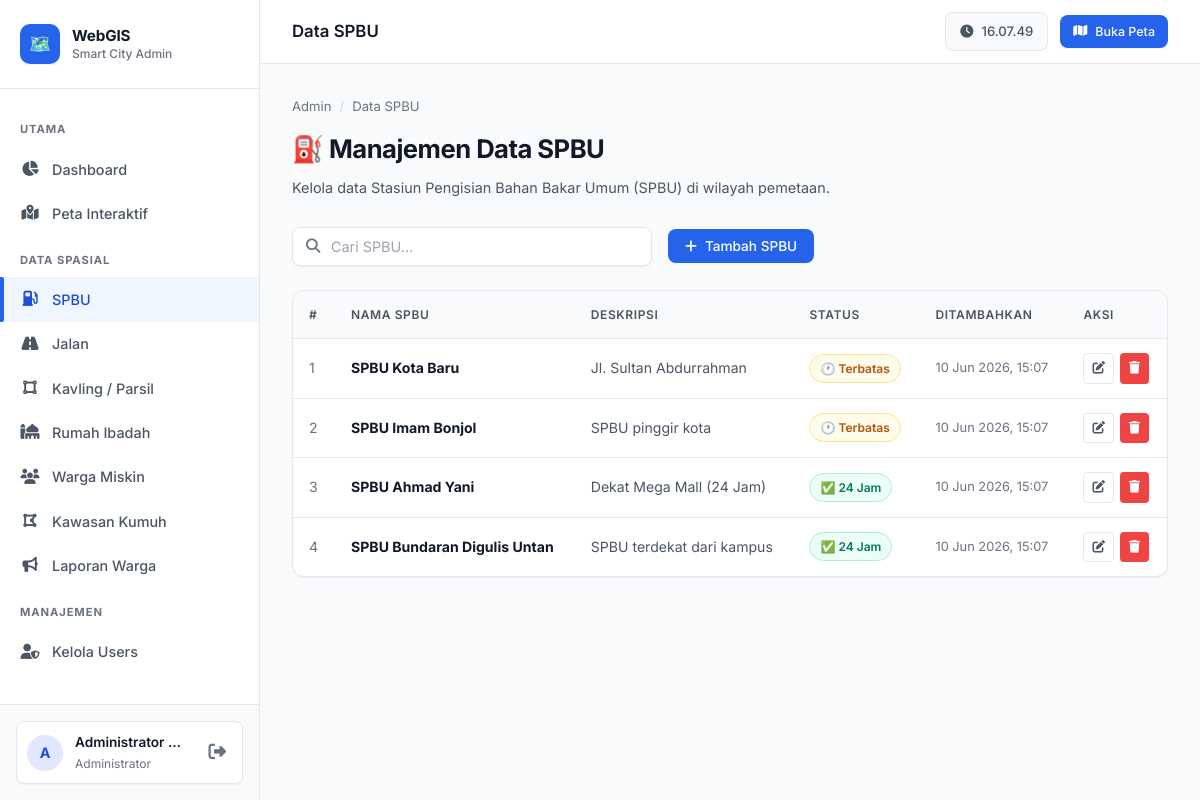
The app's page /project_final/admin/data_spbu.php (signed in) with its own data.
### tables this page shows
CREATE TABLE spbu (
    id INT AUTO_INCREMENT PRIMARY KEY,
    nama VARCHAR(100) NOT NULL,
    deskripsi TEXT,
    buka_24_jam TINYINT(1) NOT NULL DEFAULT 0,
    geom GEOMETRY NOT NULL,
    created_at TIMESTAMP NOT NULL DEFAULT CURRENT_TIMESTAMP,
    SPATIAL INDEX idx_spbu_geom (geom)
);

### project_final/admin/data_spbu.php (the view, shortened to what this page needs)
<?php
$pdo = Database::getConnection();
$rows = $pdo->query("SELECT id, nama, deskripsi, buka_24_jam, created_at FROM spbu ORDER BY id DESC")->fetchAll();
$extraHead = '<link rel="stylesheet" href="https://unpkg.com/leaflet@1.9.4/dist/leaflet.css">';
require_once __DIR__ . '/partials/header.php';
?>
<div class="page-header">
    <div class="breadcrumb"><span>Admin</span><span class="sep">/</span><span>Data SPBU</span></div>
    <h1>⛽ Manajemen Data SPBU</h1>
    <p>Kelola data Stasiun Pengisian Bahan Bakar Umum (SPBU) di wilayah pemetaan.</p>
</div>
<div class="page-toolbar">
    <div class="search-box">
        <i class="fas fa-search search-icon"></i>
        <input type="text" id="searchInput" placeholder="Cari SPBU..." oninput="filterTable('searchInput','spbuTable')">
    </div>
    <button class="btn btn-primary" onclick="openModal('modalTambah')">
        <i class="fas fa-plus"></i> Tambah SPBU
    </button>
</div>
<div class="table-wrap">
<table class="data-table" id="spbuTable">
    <thead><tr>
        <th>#</th><th>Nama SPBU</th><th>Deskripsi</th><th>Status</th><th>Ditambahkan</th><th>Aksi</th>
    </tr></thead>
    <tbody>
    <?php foreach ($rows as $i => $r): ?>
    <tr>
        <td style="color:var(--text-muted)"><?= $i+1 ?></td>
        <td><strong><?= htmlspecialchars($r['nama']) ?></strong></td>
        <td style="color:var(--text-secondary)"><?= htmlspecialchars($r['deskripsi'] ?: '-') ?></td>
        <td><span class="badge <?= $r['buka_24_jam'] ? 'badge-success' : 'badge-warning' ?>"><?= $r['buka_24_jam'] ? '✅ 24 Jam' : '🕐 Terbatas' ?></span></td>
        <td style="color:var(--text-muted); font-size:0.8rem;"><?= date('d M Y, H:i', strtotime($r['created_at'])) ?></td>
        <td><div class="actions">
            <button class="btn btn-ghost btn-sm btn-icon" onclick="editRow(<?= htmlspecialchars(json_encode($r)) ?>)" title="Edit"><i class="fas fa-edit"></i></button>
            <button class="btn btn-danger btn-sm btn-icon" onclick="hapus(<?= $r['id'] ?>,'<?= addslashes($r['nama']) ?>')" title="Hapus"><i class="fas fa-trash"></i></button>
        </div></td>
    </tr>
    <?php endforeach; ?>
    </tbody>
</table>
</div>
<?php require_once __DIR__ . '/partials/footer.php'; ?>

### project_final/assets/css/main.css (style rules this page uses)
:root { --primary: #2563EB; --primary-light: #3B82F6; --primary-dark: #1D4ED8; --accent: #10B981; --danger: #EF4444; --warning: #F59E0B; --info: #0EA5E9; --bg-base: #F9FAFB; --bg-surface: #FFFFFF; --bg-elevated: #FFFFFF; --bg-card: #FFFFFF; --border-light: #E5E7EB; --border-hover: #D1D5DB; --text-primary: #111827; --text-secondary: #4B5563; --text-muted: #6B7280; --sidebar-w: 260px; --sidebar-bg: #FFFFFF; --sidebar-border: #E5E7EB; --radius-sm: 4px; --radius-md: 8px; --radius-lg: 12px; --radius-xl: 16px; --shadow-sm: 0 1px 2px 0 rgba(0, 0, 0, 0.05); --shadow-md: 0 4px 6px -1px rgba(0, 0, 0, 0.1), 0 2px 4px -1px rgba(0, 0, 0, 0.06); --shadow-lg: 0 10px 15px -3px rgba(0, 0, 0, 0.1), 0 4px 6px -2px rgba(0, 0, 0, 0.05); --transition: all 0.2s ease-in-out; }
*, *::before, *::after { box-sizing: border-box; margin: 0; padding: 0; }
html { scroll-behavior: smooth; }
body { font-family: 'Inter', sans-serif; background: var(--bg-base); color: var(--text-primary); font-size: 14px; line-height: 1.6; min-height: 100vh; -webkit-font-smoothing: antialiased; }
.btn { display: inline-flex; align-items: center; gap: 8px; padding: 8px 16px; border-radius: var(--radius-md); border: 1px solid transparent; font-size: 0.85rem; font-weight: 500; font-family: 'Inter', sans-serif; cursor: pointer; transition: var(--transition); white-space: nowrap; outline: none; }
.btn-primary { background: var(--primary); color: #fff; box-shadow: var(--shadow-sm); }
.btn-danger { background: var(--danger); color: #fff; }
.btn-ghost { background: transparent; border: 1px solid var(--border-light); color: var(--text-secondary); }
.btn-sm { padding: 6px 12px; font-size: 0.78rem; }
.btn-icon { padding: 8px; border-radius: var(--radius-sm); }
.badge { display: inline-flex; align-items: center; padding: 4px 10px; border-radius: var(--radius-xl); font-size: 0.75rem; font-weight: 600; }
.badge-success { background: #ECFDF5; color: #047857; border: 1px solid #A7F3D0; }
.badge-warning { background: #FFFBEB; color: #B45309; border: 1px solid #FDE68A; }
.table-wrap { overflow-x: auto; border-radius: var(--radius-lg); border: 1px solid var(--border-light); background: var(--bg-surface); box-shadow: var(--shadow-sm); }
.data-table { width: 100%; border-collapse: collapse; font-size: 0.88rem; }
.data-table thead th { background: #F9FAFB; padding: 14px 16px; text-align: left; font-size: 0.75rem; font-weight: 600; color: var(--text-secondary); text-transform: uppercase; letter-spacing: 0.05em; white-space: nowrap; border-bottom: 1px solid var(--border-light); }
.data-table tbody tr { border-bottom: 1px solid var(--border-light); transition: background 0.15s; }
.data-table tbody tr:last-child { border-bottom: none; }
.data-table td { padding: 14px 16px; color: var(--text-primary); vertical-align: middle; }
.data-table .actions { display: flex; gap: 6px; }
.page-header { margin-bottom: 28px; }
.page-header h1 { font-size: 1.6rem; font-weight: 700; color: var(--text-primary); letter-spacing: -0.02em; }
.page-header p { color: var(--text-secondary); margin-top: 6px; font-size: 0.9rem; }
.page-header .breadcrumb { display: flex; gap: 8px; align-items: center; font-size: 0.82rem; color: var(--text-muted); margin-bottom: 12px; }
.page-header .breadcrumb .sep { color: #D1D5DB; }

### project_final/assets/css/admin.css (style rules this page uses)
body.admin-page { display: flex; min-height: 100vh; background: var(--bg-base); }
.page-toolbar { display: flex; align-items: center; gap: 16px; margin-bottom: 24px; flex-wrap: wrap; }
.page-toolbar .search-box { flex: 1; min-width: 250px; max-width: 360px; position: relative; }
.search-box .search-icon { position: absolute; left: 14px; top: 50%; transform: translateY(-50%); color: var(--text-muted); font-size: 0.9rem; }
.search-box input { width: 100%; padding: 10px 14px 10px 38px; background: #FFFFFF; border: 1px solid var(--border-light); border-radius: var(--radius-md); color: var(--text-primary); font-size: 0.9rem; outline: none; transition: var(--transition); font-family: 'Inter', sans-serif; box-shadow: var(--shadow-sm); }
.search-box input::placeholder { color: #9CA3AF; }

### records on screen
spbu: nama "SPBU Kota Baru", deskripsi "Jl. Sultan Abdurrahman", buka_24_jam "🕐 Terbatas", created_at "10 Jun 2026, 15:07"
spbu: nama "SPBU Imam Bonjol", deskripsi "SPBU pinggir kota", buka_24_jam "🕐 Terbatas", created_at "10 Jun 2026, 15:07"
spbu: nama "SPBU Ahmad Yani", deskripsi "Dekat Mega Mall (24 Jam)", buka_24_jam "✅ 24 Jam", created_at "10 Jun 2026, 15:07"
spbu: nama "SPBU Bundaran Digulis Untan", deskripsi "SPBU terdekat dari kampus", buka_24_jam "✅ 24 Jam", created_at "10 Jun 2026, 15:07"

### other values on screen
$initial "A"
$user['nama_lengkap'] ?: $user['username'] "Administrator…"
$pageTitle "Data SPBU"
